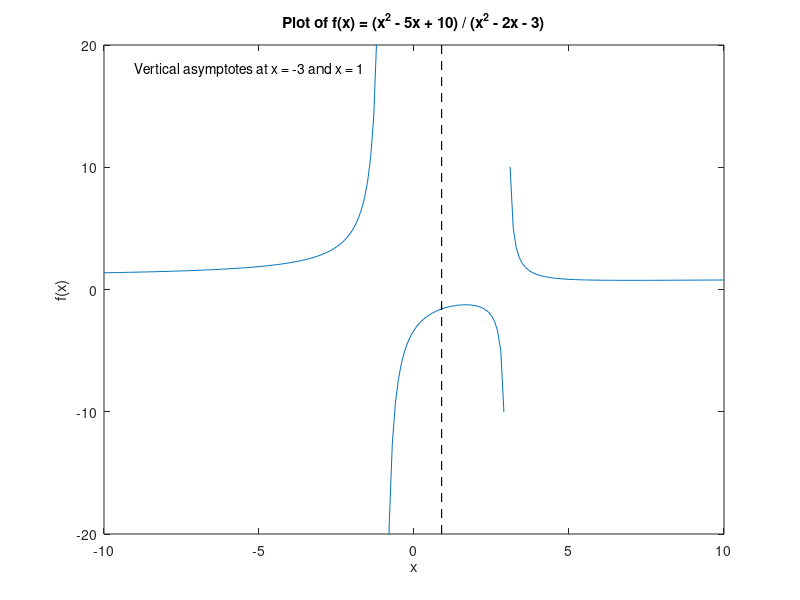

This chart was generated by the following MATLAB code:
clc, clearvars, close all

% Problem 1: Plot the function f(x) = (x^2 - 5x + 10) / (x^2 - 2x - 3)

x = -10:0.1:10; % Define the range of x-axis
y = (x.^2 - 5*x + 10) ./ (x.^2 - 2*x - 3); % Calculate the function values

% Plot the function
plot(x, y);

% Set the range of the y-axis
ylim([-20 20]);

% Label the axes
xlabel('x');
ylabel('f(x)');

% Title the plot
title('Plot of f(x) = (x^2 - 5x + 10) / (x^2 - 2x - 3)');

% Find the vertical asymptotes
denominator = x.^2 - 2*x - 3;
asymptotes = roots(denominator);

% Plot the vertical asymptotes as dashed lines
hold on;
plot([asymptotes(1) asymptotes(1)], ylim, 'k--');
plot([asymptotes(2) asymptotes(2)], ylim, 'k--');
hold off;

% Explain the plot
text(-9, 18, 'Vertical asymptotes at x = -3 and x = 1', 'FontSize', 10);
